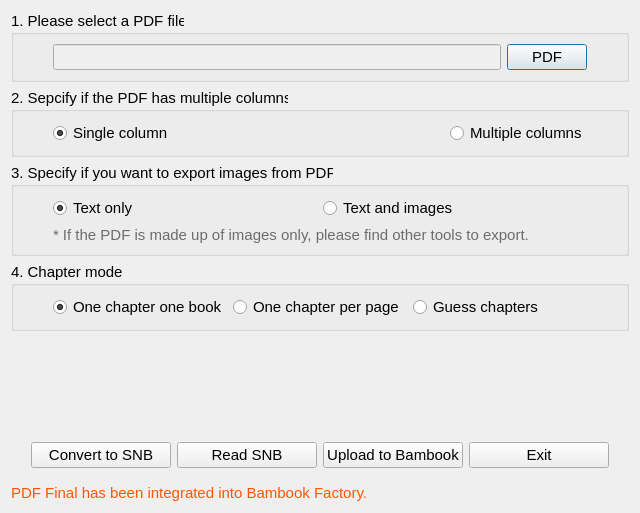
<?xml version="1.0" encoding="UTF-8"?>
<ui version="4.0">
 <class>PdfMainWindow</class>
 <widget class="QDialog" name="PdfMainWindow">
  <property name="geometry">
   <rect>
    <x>0</x>
    <y>0</y>
    <width>640</width>
    <height>513</height>
   </rect>
  </property>
  <property name="font">
   <font>
    <pointsize>11</pointsize>
   </font>
  </property>
  <property name="windowTitle">
   <string>PDF Final</string>
  </property>
  <property name="styleSheet">
   <string notr="true">QDialog{
	background-image: url(:/images/pdfback.jpg);
    background-repeat: no-repeat;
}

QWidget{
font: 11pt &quot;MS Shell Dlg 2&quot;;
}

QRadioButton{
	font: 75 12pt &quot;MS Shell Dlg 2&quot;;
}
</string>
  </property>
  <layout class="QVBoxLayout" name="verticalLayout">
   <item>
    <widget class="QGroupBox" name="groupBox">
     <property name="title">
      <string>1. Please select a PDF file</string>
     </property>
     <layout class="QHBoxLayout" name="horizontalLayout_6">
      <item>
       <layout class="QHBoxLayout" name="horizontalLayout">
        <property name="leftMargin">
         <number>30</number>
        </property>
        <property name="rightMargin">
         <number>30</number>
        </property>
        <item>
         <widget class="QLineEdit" name="editPdfFile">
          <property name="enabled">
           <bool>false</bool>
          </property>
         </widget>
        </item>
        <item>
         <widget class="QPushButton" name="btnSelectPdf">
          <property name="text">
           <string>PDF</string>
          </property>
          <property name="icon">
           <iconset resource="bf.qrc">
            <normaloff>:/images/pdf.png</normaloff>:/images/pdf.png</iconset>
          </property>
          <property name="iconSize">
           <size>
            <width>32</width>
            <height>32</height>
           </size>
          </property>
         </widget>
        </item>
       </layout>
      </item>
     </layout>
    </widget>
   </item>
   <item>
    <widget class="QGroupBox" name="groupBox_2">
     <property name="title">
      <string>2. Sepcify if the PDF has multiple columns</string>
     </property>
     <layout class="QHBoxLayout" name="horizontalLayout_7">
      <item>
       <layout class="QHBoxLayout" name="horizontalLayout_2">
        <property name="leftMargin">
         <number>30</number>
        </property>
        <property name="rightMargin">
         <number>30</number>
        </property>
        <item>
         <widget class="QRadioButton" name="rdSingleColumn">
          <property name="text">
           <string>Single column</string>
          </property>
          <property name="icon">
           <iconset resource="bf.qrc">
            <normaloff>:/images/singleColumn.png</normaloff>:/images/singleColumn.png</iconset>
          </property>
          <property name="iconSize">
           <size>
            <width>100</width>
            <height>100</height>
           </size>
          </property>
          <property name="checked">
           <bool>true</bool>
          </property>
         </widget>
        </item>
        <item>
         <spacer name="horizontalSpacer">
          <property name="orientation">
           <enum>Qt::Horizontal</enum>
          </property>
          <property name="sizeHint" stdset="0">
           <size>
            <width>40</width>
            <height>20</height>
           </size>
          </property>
         </spacer>
        </item>
        <item>
         <widget class="QRadioButton" name="radioButton_2">
          <property name="text">
           <string>Multiple columns</string>
          </property>
          <property name="icon">
           <iconset resource="bf.qrc">
            <normaloff>:/images/multiColumns.png</normaloff>:/images/multiColumns.png</iconset>
          </property>
          <property name="iconSize">
           <size>
            <width>150</width>
            <height>100</height>
           </size>
          </property>
         </widget>
        </item>
       </layout>
      </item>
     </layout>
    </widget>
   </item>
   <item>
    <widget class="QGroupBox" name="groupBox_3">
     <property name="title">
      <string>3. Specify if you want to export images from PDF</string>
     </property>
     <layout class="QVBoxLayout" name="verticalLayout_2">
      <item>
       <layout class="QHBoxLayout" name="horizontalLayout_3">
        <property name="leftMargin">
         <number>30</number>
        </property>
        <property name="rightMargin">
         <number>30</number>
        </property>
        <item>
         <widget class="QRadioButton" name="rdTextOnly">
          <property name="text">
           <string>Text only</string>
          </property>
          <property name="checked">
           <bool>true</bool>
          </property>
         </widget>
        </item>
        <item>
         <widget class="QRadioButton" name="radioButton_4">
          <property name="enabled">
           <bool>true</bool>
          </property>
          <property name="text">
           <string>Text and images</string>
          </property>
         </widget>
        </item>
       </layout>
      </item>
      <item>
       <layout class="QHBoxLayout" name="horizontalLayout_8">
        <property name="leftMargin">
         <number>30</number>
        </property>
        <property name="rightMargin">
         <number>0</number>
        </property>
        <item>
         <widget class="QLabel" name="label">
          <property name="styleSheet">
           <string notr="true">color: rgb(108, 108, 108);
font: 9pt &quot;MS Shell Dlg 2&quot;;</string>
          </property>
          <property name="text">
           <string>* If the PDF is made up of images only, please find other tools to export.</string>
          </property>
         </widget>
        </item>
       </layout>
      </item>
     </layout>
    </widget>
   </item>
   <item>
    <widget class="QGroupBox" name="groupBox_4">
     <property name="title">
      <string>4. Chapter mode</string>
     </property>
     <layout class="QHBoxLayout" name="horizontalLayout_9">
      <item>
       <layout class="QHBoxLayout" name="horizontalLayout_4">
        <property name="leftMargin">
         <number>30</number>
        </property>
        <property name="rightMargin">
         <number>30</number>
        </property>
        <item>
         <widget class="QRadioButton" name="rdOneChapter">
          <property name="text">
           <string>One chapter one book</string>
          </property>
          <property name="checked">
           <bool>true</bool>
          </property>
         </widget>
        </item>
        <item>
         <widget class="QRadioButton" name="rdChapterPerPage">
          <property name="enabled">
           <bool>true</bool>
          </property>
          <property name="text">
           <string>One chapter per page</string>
          </property>
         </widget>
        </item>
        <item>
         <widget class="QRadioButton" name="rdChapterAuto">
          <property name="enabled">
           <bool>true</bool>
          </property>
          <property name="text">
           <string>Guess chapters</string>
          </property>
         </widget>
        </item>
       </layout>
      </item>
     </layout>
    </widget>
   </item>
   <item>
    <spacer name="verticalSpacer">
     <property name="orientation">
      <enum>Qt::Vertical</enum>
     </property>
     <property name="sizeHint" stdset="0">
      <size>
       <width>20</width>
       <height>40</height>
      </size>
     </property>
    </spacer>
   </item>
   <item>
    <layout class="QHBoxLayout" name="horizontalLayout_5">
     <property name="spacing">
      <number>6</number>
     </property>
     <property name="leftMargin">
      <number>20</number>
     </property>
     <property name="topMargin">
      <number>10</number>
     </property>
     <property name="rightMargin">
      <number>20</number>
     </property>
     <property name="bottomMargin">
      <number>10</number>
     </property>
     <item>
      <widget class="QPushButton" name="btnConvert">
       <property name="text">
        <string>Convert to SNB</string>
       </property>
      </widget>
     </item>
     <item>
      <widget class="QPushButton" name="btnRead">
       <property name="text">
        <string>Read SNB</string>
       </property>
      </widget>
     </item>
     <item>
      <widget class="QPushButton" name="btnUpload">
       <property name="text">
        <string>Upload to Bambook</string>
       </property>
      </widget>
     </item>
     <item>
      <widget class="QPushButton" name="btnExit">
       <property name="text">
        <string>Exit</string>
       </property>
      </widget>
     </item>
    </layout>
   </item>
   <item>
    <widget class="QLabel" name="labelStatus">
     <property name="styleSheet">
      <string notr="true">color: rgb(255, 85, 0);
font: 11pt &quot;MS Shell Dlg 2&quot;;</string>
     </property>
     <property name="text">
      <string>PDF Final has been integrated into Bambook Factory.</string>
     </property>
     <property name="textFormat">
      <enum>Qt::PlainText</enum>
     </property>
     <property name="wordWrap">
      <bool>true</bool>
     </property>
     <property name="textInteractionFlags">
      <set>Qt::LinksAccessibleByMouse|Qt::TextSelectableByKeyboard|Qt::TextSelectableByMouse</set>
     </property>
    </widget>
   </item>
  </layout>
 </widget>
 <resources>
  <include location="bf.qrc"/>
 </resources>
 <connections/>
</ui>
